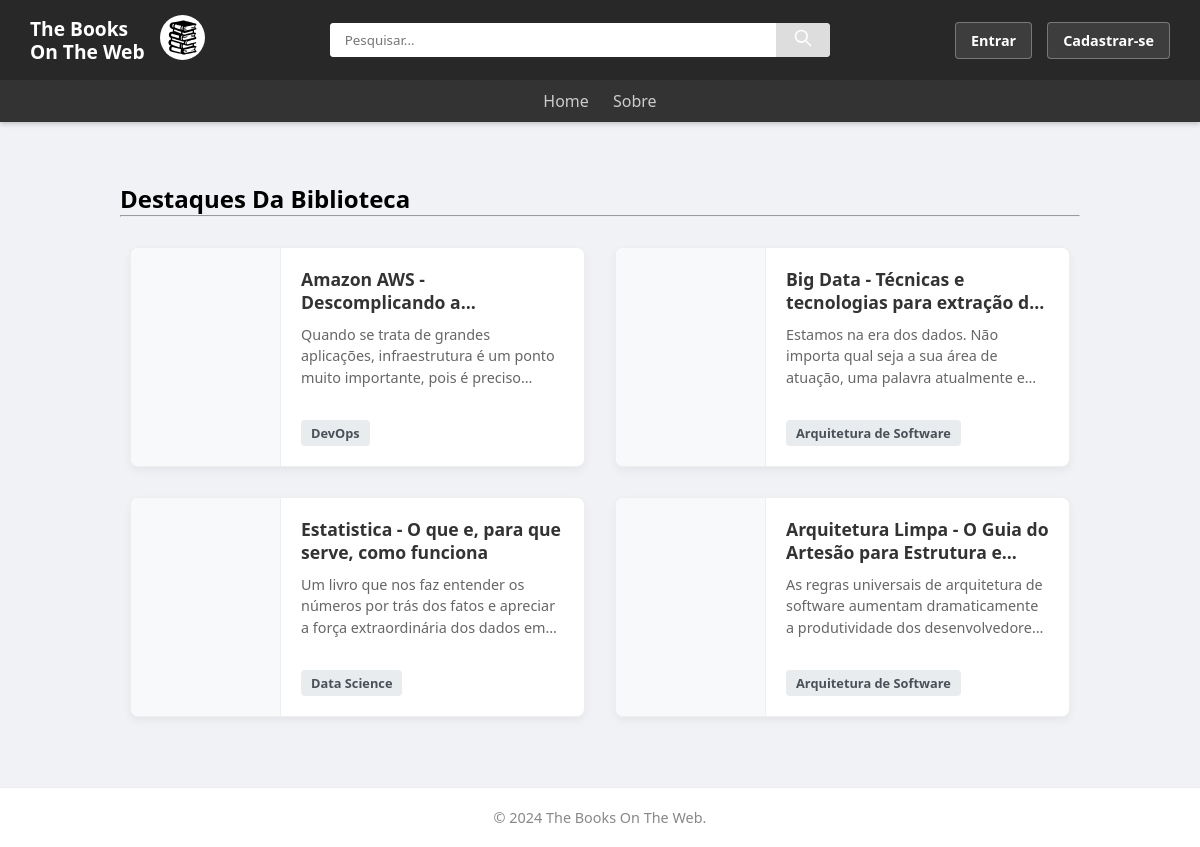
The app's page /public/index.php, older data.
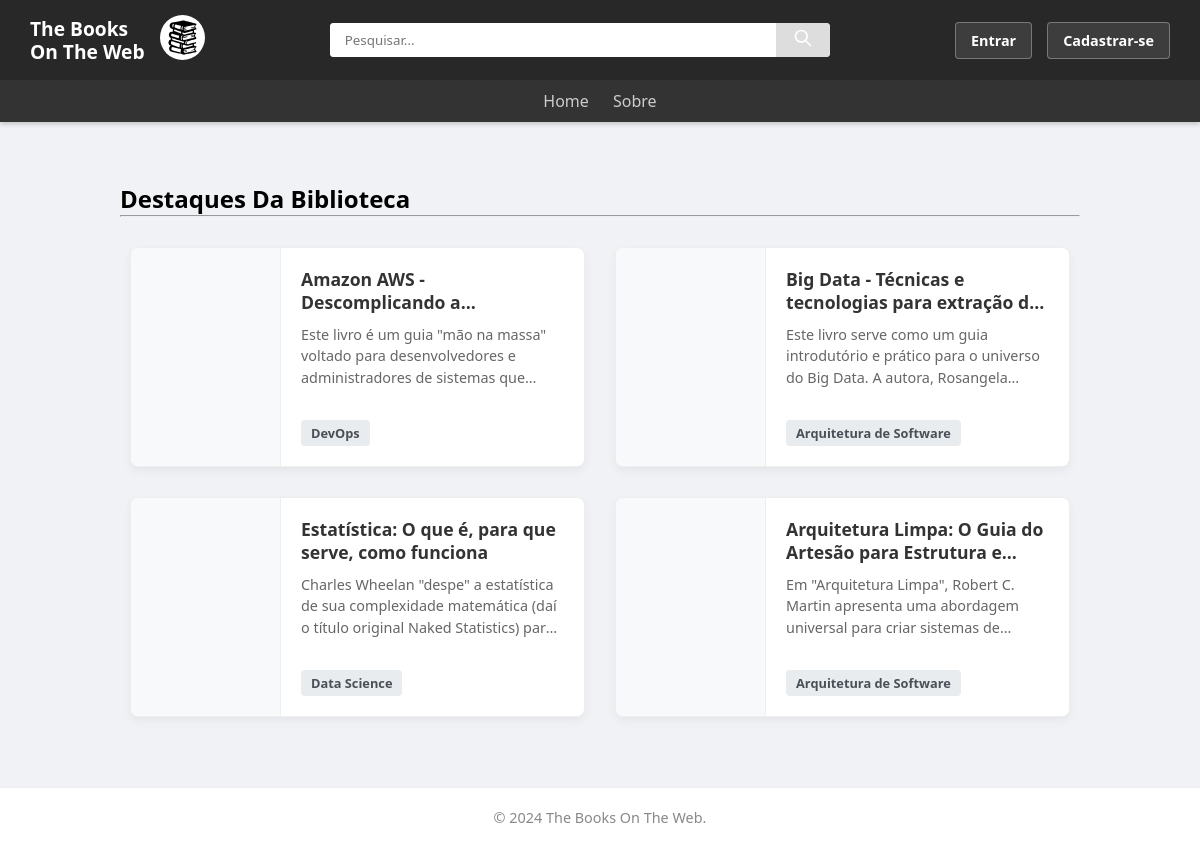
The same page, newer data.
### tables this page shows
CREATE TABLE `livro` (
  `id_livro` int(11) NOT NULL,
  `titulo` varchar(255) NOT NULL,
  `descricao` varchar(1000) NOT NULL,
  `data_publi` date NOT NULL,
  `categoria` int(11) NOT NULL,
  `pdf` varchar(255) NOT NULL
);

CREATE TABLE `categoria` (
  `id_categoria` int(11) NOT NULL,
  `nome_categoria` varchar(30) NOT NULL
);

### public/index.php (the view, shortened to what this page needs)
<?php
require_once './api/conection/conectionBD.php';
require_once './api/conection/functionsBD.php';
$resultado = procurarLivros();
?>
<!DOCTYPE html>
<html lang="pt-br">
<head>
    <link rel="stylesheet" href="styles/style.css">
    <link rel="stylesheet" href="styles/cards.css">
    <link rel="stylesheet" href="styles/livros.css">
</head>
<body>
    <header>
        <div class="cabecalho header-cima">
            <div class="empresa">
                <a href="index.php" class="nome-empresa">
                    <h1>The Books<br> On The Web</h1>
                </a>
                <a href="index.php" class="nome-empresa"><img src="styles/img/favicon.svg" class="imagem-empresa"></a>
            </div>
            <div class="pesquisa">
                <form action="templates/biblioteca/pesquisa.php" id="pesquisar" class="pesquisar" method="get">
                    <input type="text" class="input-pesquisa" id="campoPesquisa" placeholder="Pesquisar..." name="pesquisa">
                    <button type="submit" class="btn-pesquisa">
                        <svg width="24" height="20" viewBox="0 0 24 24" fill="none" xmlns="http://www.w3.org/2000/svg">
                            <path d="M21 21L15 15M17 10C17 13.866 13.866 17 10 17C6.134 17 3 13.866 3 10C3 6.134 6.134 3 10 3C13.866 3 17 6.134 17 10Z" stroke="white" stroke-width="2" stroke-linecap="round" stroke-linejoin="round" />
                        </svg>
                    </button>
                </form>
            </div>
            <div class="area-cadastro"><?php exibirMenuAutenticacao(); ?></div>
        </div>
        <div class="cabecalho header-baixo">
            <nav class="opcoes">
                <a href="index.php" class="item-menu">Home</a>
                <a href="templates/biblioteca/resumo.html" class="item-menu">Sobre</a>
            </nav>
        </div>
    </header>
    <main>
        <div class="container-vitrine" style="padding: 20px; max-width: 1000px; margin: auto;">
            <h2>Destaques Da Biblioteca</h2>
            <hr style="margin-bottom: 20px;">
            <div class="lista-livros">
                <?php
                if (mysqli_num_rows($resultado) > 0) {
                    while ($livro = mysqli_fetch_assoc($resultado)) {
                        $caminhoPdf = '../database/pdfs/' . $livro['pdf'];
                        echo '<a href="templates\biblioteca\livros.php?id=' . $livro['id_livro'] . '" style="text-decoration:none; color:inherit;">';
                        echo '<div class="livro-card">';
                        echo '<div class="capa-wrapper">';
                        if (!empty($livro['pdf'])) {
                            echo '<canvas class="pdf-thumb" data-url="' . $caminhoPdf . '"></canvas>';
                        } else {
                            echo '<div class="sem-capa">Sem Capa</div>';
                        }
                        echo '</div>';
                        echo '<div class="info-livro">';
                        echo '<h3>' . htmlspecialchars($livro['titulo']) . '</h3>';
                        echo '<p>' . htmlspecialchars($livro['descricao']) . '</p>';
                        echo '<span class="categoria-tag">' . htmlspecialchars($livro['nome_categoria']) .'</span>';
                        echo '</div>';
                        echo '</div>';
                        echo '</a>';
                    }
                } else {
                    echo '<p>Nenhum livro encontrado.</p>';
                }
                ?>
            </div>
        </div>
    </main>
    <footer class="caixa-footer">
        <p>© 2024 The Books On The Web.</p>
    </footer>
</body>
</html>

### public/api/conection/functionsBD.php (shortened to what this page needs)
<?php
function procurarLivros() {
    global $con;
    $sql = "SELECT livro.*, categoria.nome_categoria
        FROM livro
        INNER JOIN categoria ON livro.categoria = categoria.id_categoria
    ORDER BY RAND() LIMIT 6";
    $resultado = mysqli_query($con, $sql);
    return $resultado;
}
function exibirMenuAutenticacao() {
    if (isset($_SESSION['logado']) && $_SESSION['logado'] === true) {
        echo '<div class="perfil-header">
            <span class="saudacao">Olá, ' . htmlspecialchars($_SESSION['nome_user']) . '!</span>
                <a href="templates/login/painel_logado.php" class="btn-header">Perfil</a>
                <a href="api/login/logout.php" class="btn-header">Sair</a>
            </div>';
    } else {
        echo "<div class='perfil-header'>";
        echo '<a href="templates/login/entrada.html" class="btn-cadastro">Entrar</a>';
        echo '<a href="templates/login/cadastro.html" class="btn-cadastro">Cadastrar-se</a>';
        echo "</div>";
    }
}
?>

### public/styles/style.css (style rules this page uses)
:root { --cor-header: rgb(41, 40, 40); --cor-fundo: rgb(240, 242, 245); --cor-branco: #ffffff; --cor-borda: #ccc; --cor-cinza-claro: #e9ecef; --cor-sucesso: #28a745; --cor-aviso: #ffc107; --cor-perigo: #dc3545; --cor-texto: #333; --cor-destaque: #28a745; }
* { margin: 0; padding: 0; box-sizing: border-box; font-family: 'Segoe UI', Arial, sans-serif; }
body { display: flex; flex-direction: column; min-height: 100vh; background-color: var(--cor-fundo); }
a { text-decoration: none; color: inherit; }
header { width: 100%; background-color: var(--cor-header); color: var(--cor-branco); box-shadow: 0 2px 5px rgba(0,0,0,0.2); }
.header-cima { display: flex; justify-content: space-between; align-items: center; padding: 15px 30px; gap: 20px; }
.empresa { display: flex; align-items: center; gap: 15px; }
.nome-empresa h1 { font-size: 1.2rem; line-height: 1.2; color: var(--cor-branco); }
.imagem-empresa { width: 45px; background: white; border-radius: 50%; padding: 2px; }
.pesquisa { flex-grow: 1; max-width: 500px; }
.pesquisar { display: flex; background: white; border-radius: 4px; overflow: hidden; }
.input-pesquisa { width: 100%; padding: 8px 15px; border: none; outline: none; }
.btn-pesquisa { padding: 0 15px; background: #ddd; border: none; cursor: pointer; }
.area-cadastro, .perfil-header { display: flex; align-items: center; gap: 15px; }
.btn-header, .btn-cadastro { padding: 8px 15px; border-radius: 4px; font-size: 0.9rem; font-weight: bold; cursor: pointer; border: 1px solid rgba(255,255,255,0.3); background: rgba(255,255,255,0.1); color: white; transition: 0.3s; }
.header-baixo { background-color: #333; padding: 10px 0; display: flex; justify-content: center; gap: 20px; }
.item-menu { color: #ccc; font-weight: 500; padding: 5px 10px; transition: 0.3s; }
main { flex-grow: 1; padding: 40px 20px; display: flex; flex-direction: column; align-items: center; width: 100%; }
.caixa-footer { text-align: center; padding: 20px; color: #888; font-size: 0.9rem; background: white; border-top: 1px solid #eee; margin-top: auto; }

### public/styles/cards.css (style rules this page uses)
.lista-livros { display: grid; grid-template-columns: repeat(auto-fill, minmax(400px, 1fr)); gap: 30px; padding: 10px; width: 100%; }
a { text-decoration: none; color: inherit; }
.livro-card { display: flex; background: white; border-radius: 8px; box-shadow: 0 4px 10px rgba(0,0,0,0.05); border: 1px solid #eee; height: 220px; overflow: hidden; transition: transform 0.3s, box-shadow 0.3s; }
.capa-wrapper { width: 150px; background: #f8f9fa; display: flex; align-items: center; justify-content: center; border-right: 1px solid #eee; flex-shrink: 0; overflow: hidden; }
.pdf-thumb { max-width: 100%; max-height: 100%; object-fit: contain; }
.info-livro { padding: 20px; flex-grow: 1; display: flex; flex-direction: column; overflow: hidden; }
.info-livro h3 { margin: 0 0 10px 0; color: #333; font-size: 1.1rem; font-weight: 700; line-height: 1.3; display: -webkit-box; -webkit-line-clamp: 2; -webkit-box-orient: vertical; overflow: hidden; text-overflow: ellipsis; }
.info-livro p { color: #666; font-size: 0.9rem; line-height: 1.5; display: -webkit-box; -webkit-line-clamp: 3; -webkit-box-orient: vertical; overflow: hidden; text-overflow: ellipsis; margin-bottom: 10px; }
.categoria-tag { margin-top: auto; align-self: flex-start; background: #e9ecef; color: #495057; padding: 4px 10px; border-radius: 4px; font-size: 0.8rem; font-weight: 600; }

Row changes from the older to the newer data that the page shows:
changed livro "Amazon AWS - Descomplicando…": descricao "Quando se trata de grandes aplicações, infraestrutura é um ponto muito importante, pois é…" → "Este livro é um guia \"mão na massa\" voltado para desenvolvedores e administradores de sistemas…"
changed livro "Big Data - Técnicas e tecnologias para extração…": descricao "Estamos na era dos dados. Não importa qual seja a sua área de atuação, uma palavra atualmente…" → "Este livro serve como um guia introdutório e prático para o universo do Big Data. A autora,…"
changed livro "Data Science": titulo "Estatistica - O que e, para que serve, como funciona" → "Estatística: O que é, para que serve, como funciona"; descricao "Um livro que nos faz entender os números por trás dos fatos e apreciar a força extraordinária dos dados…" → "Charles Wheelan \"despe\" a estatística de sua complexidade matemática (daí o título original Naked Statistics)…"
changed livro: titulo "Arquitetura Limpa - O Guia do Artesão para Estrutura…" → "Arquitetura Limpa: O Guia do Artesão para Estrutura…"; descricao "As regras universais de arquitetura de software aumentam dramaticamente a produtividade dos…" → "Em \"Arquitetura Limpa\", Robert C. Martin apresenta uma abordagem universal para criar sistemas…"
